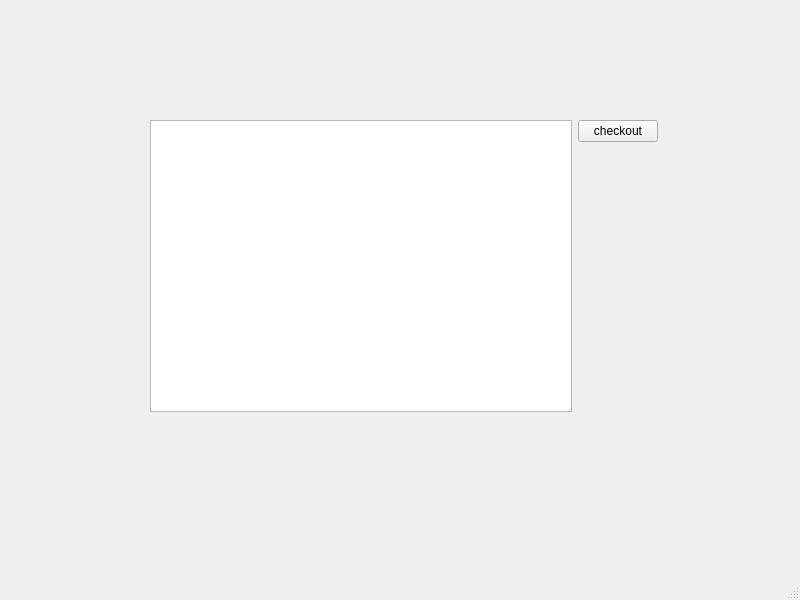
<?xml version="1.0" encoding="UTF-8"?>
<ui version="4.0">
 <class>ChangeHistory</class>
 <widget class="QMainWindow" name="ChangeHistory">
  <property name="geometry">
   <rect>
    <x>0</x>
    <y>0</y>
    <width>800</width>
    <height>600</height>
   </rect>
  </property>
  <property name="windowTitle">
   <string>Change history</string>
  </property>
  <widget class="QWidget" name="centralwidget">
   <widget class="QWidget" name="layoutWidget">
    <property name="geometry">
     <rect>
      <x>150</x>
      <y>120</y>
      <width>508</width>
      <height>292</height>
     </rect>
    </property>
    <layout class="QHBoxLayout" name="horizontalLayout_6">
     <item>
      <widget class="QListWidget" name="changes">
       <property name="sizePolicy">
        <sizepolicy hsizetype="Expanding" vsizetype="MinimumExpanding">
         <horstretch>0</horstretch>
         <verstretch>0</verstretch>
        </sizepolicy>
       </property>
       <property name="minimumSize">
        <size>
         <width>400</width>
         <height>280</height>
        </size>
       </property>
      </widget>
     </item>
     <item alignment="Qt::AlignTop">
      <widget class="QPushButton" name="checkout">
       <property name="text">
        <string>checkout</string>
       </property>
       <property name="autoDefault">
        <bool>false</bool>
       </property>
       <property name="default">
        <bool>false</bool>
       </property>
      </widget>
     </item>
    </layout>
   </widget>
  </widget>
  <widget class="QStatusBar" name="statusbar"/>
 </widget>
 <resources/>
 <connections/>
</ui>
